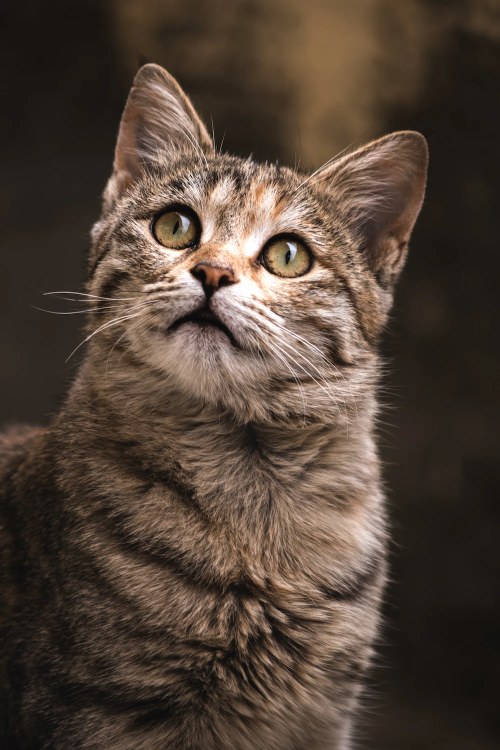
#> input picture Archieve/projects/tmpcopy/cat.webp, 1000 x 1500 px, given in place of star.bmp, which was not available (shown at 1/2 size)
$ python main.py
#> lines starting #> are read from the running program, lines starting #| are printed output that depends on the picture
from sys import implementation
from PIL import Image

def pixel_add(p, v):
  return (int(p[0] + v[0]), int(p[1] + v[1]), int(p[2] + v[2]))

def pixel_strength(p):
  return p[0] + p[1] + p[2]

def adjust_brightness(path, val):
  img = Image.open(path)

  # print(img.getpixel((0, 0)))
  # img.putpixel((1, 0), (0, 0, 0))

  # 调整亮度就是把照片里每一个像素点的颜色变亮/暗

  for y in range(img.height):
    for x in range(img.width):
      p = img.getpixel((x, y))
      p = pixel_add(p, (val, val, val))
      img.putpixel((x, y), p)

  img.show()

'''
如果一个颜色的rgb加起来<100, 那么它就是暗的，我们就应该调整它
'''
def adjust_shadow(path, shadow_strength, val):
  img = Image.open(path)

  # print(img.getpixel((0, 0)))
  # img.putpixel((1, 0), (0, 0, 0))

  # 调整阴影就是调整照片里暗的部分

  for y in range(img.height):
    for x in range(img.width):
      p = img.getpixel((x, y))
      s = pixel_strength(p)

      if s < shadow_strength:
        newval = val * (abs(s - shadow_strength) / shadow_strength)
        p = pixel_add(p, (newval, newval, newval))

      img.putpixel((x, y), p)

  img.show()

def crop(src, dest, x1, y1, x2, y2):
#> called with src = 'star.bmp', dest = 'result.bmp', x1 = 157, y1 = 128, x2 = 557, y2 = 328
  img = Image.open(src)
#> img is the input picture: PIL image 1000x1500 RGB; mean R, G, B 81.3, 66.4, 55.1
  img_r = Image.new('RGB', (x2 - x1 + 1, y2 - y1 + 1))
#> img_r: PIL image 401x201 RGB; every value is 0

  for y in range(img.height):
    for x in range(img.width):
      if x < x1 or x > x2 or y < y1 or y > y2:
        continue

      p = img.getpixel((x, y))
      img_r.putpixel((x - x1, y - y1), p)
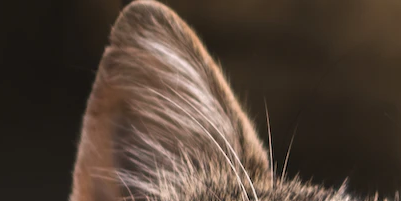
#> img_r: PIL image 401x201 RGB; mean R, G, B 79, 63.7, 52.4

  img.show()
  img_r.show()

  img_r.save(dest)


#adjust_shadow('star.bmp', 300, 40)


crop('star.bmp', 'result.bmp', 157, 128, 557, 328)

# homework 1.
# write a function to adjust highlight of an image

# homework 2.
# write a function to make the image greener
# 注意的是原本就很绿的像素点，你别调整
# 距离绿色越远的像素点，调的越多

$ run again, on Archieve/projects/lilyImg/22.jpg
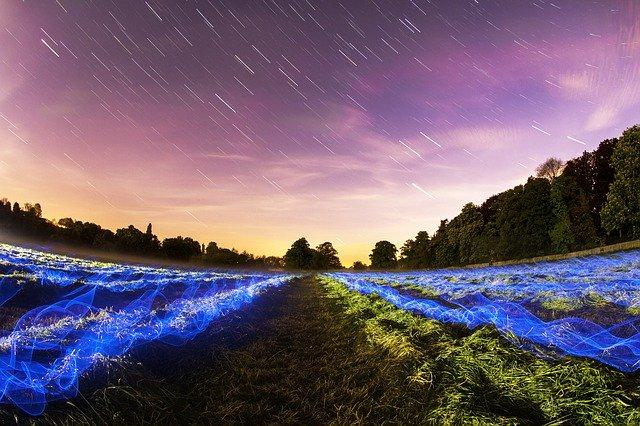
#> input picture Archieve/projects/lilyImg/22.jpg, 640 x 426 px, given in place of star.bmp, which was not available
#> in crop, img is the input picture: PIL image 640x426 RGB; mean R, G, B 112.2, 93.1, 111.1
#> after the loop in crop, `for y in range(img.height):`:
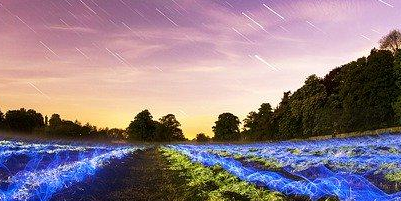
#> img_r: PIL image 401x201 RGB; mean R, G, B 144.3, 125.1, 135.7
